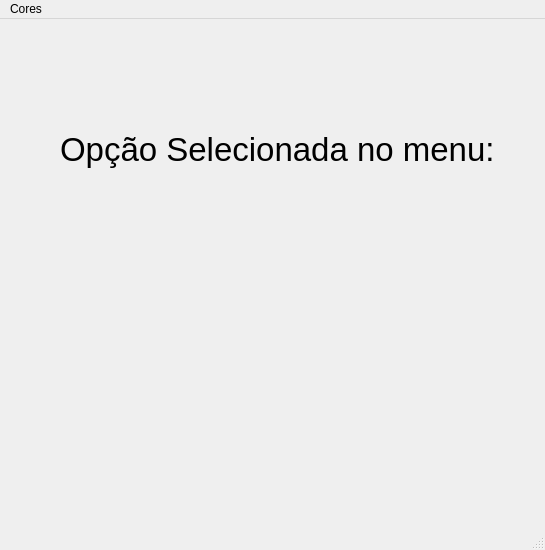
<?xml version="1.0" encoding="UTF-8"?>
<ui version="4.0">
 <class>MainWindow</class>
 <widget class="QMainWindow" name="MainWindow">
  <property name="geometry">
   <rect>
    <x>0</x>
    <y>0</y>
    <width>545</width>
    <height>550</height>
   </rect>
  </property>
  <property name="windowTitle">
   <string>MainWindow</string>
  </property>
  <widget class="QWidget" name="centralwidget">
   <widget class="QLabel" name="label">
    <property name="geometry">
     <rect>
      <x>60</x>
      <y>100</y>
      <width>441</width>
      <height>61</height>
     </rect>
    </property>
    <property name="font">
     <font>
      <pointsize>25</pointsize>
     </font>
    </property>
    <property name="text">
     <string>Opção Selecionada no menu:</string>
    </property>
   </widget>
   <widget class="QLabel" name="label_2">
    <property name="geometry">
     <rect>
      <x>70</x>
      <y>240</y>
      <width>441</width>
      <height>61</height>
     </rect>
    </property>
    <property name="font">
     <font>
      <pointsize>25</pointsize>
     </font>
    </property>
    <property name="text">
     <string/>
    </property>
   </widget>
  </widget>
  <widget class="QMenuBar" name="menubar">
   <property name="geometry">
    <rect>
     <x>0</x>
     <y>0</y>
     <width>545</width>
     <height>22</height>
    </rect>
   </property>
   <widget class="QMenu" name="menuCores">
    <property name="title">
     <string>Cores</string>
    </property>
    <addaction name="actionVerde"/>
    <addaction name="actionVermelho"/>
    <addaction name="actionAmarelo"/>
   </widget>
   <addaction name="menuCores"/>
  </widget>
  <widget class="QStatusBar" name="statusbar"/>
  <action name="actionVerde">
   <property name="text">
    <string>Verde</string>
   </property>
  </action>
  <action name="actionVermelho">
   <property name="text">
    <string>Vermelho</string>
   </property>
  </action>
  <action name="actionAmarelo">
   <property name="text">
    <string>Amarelo</string>
   </property>
  </action>
 </widget>
 <resources/>
 <connections/>
</ui>
